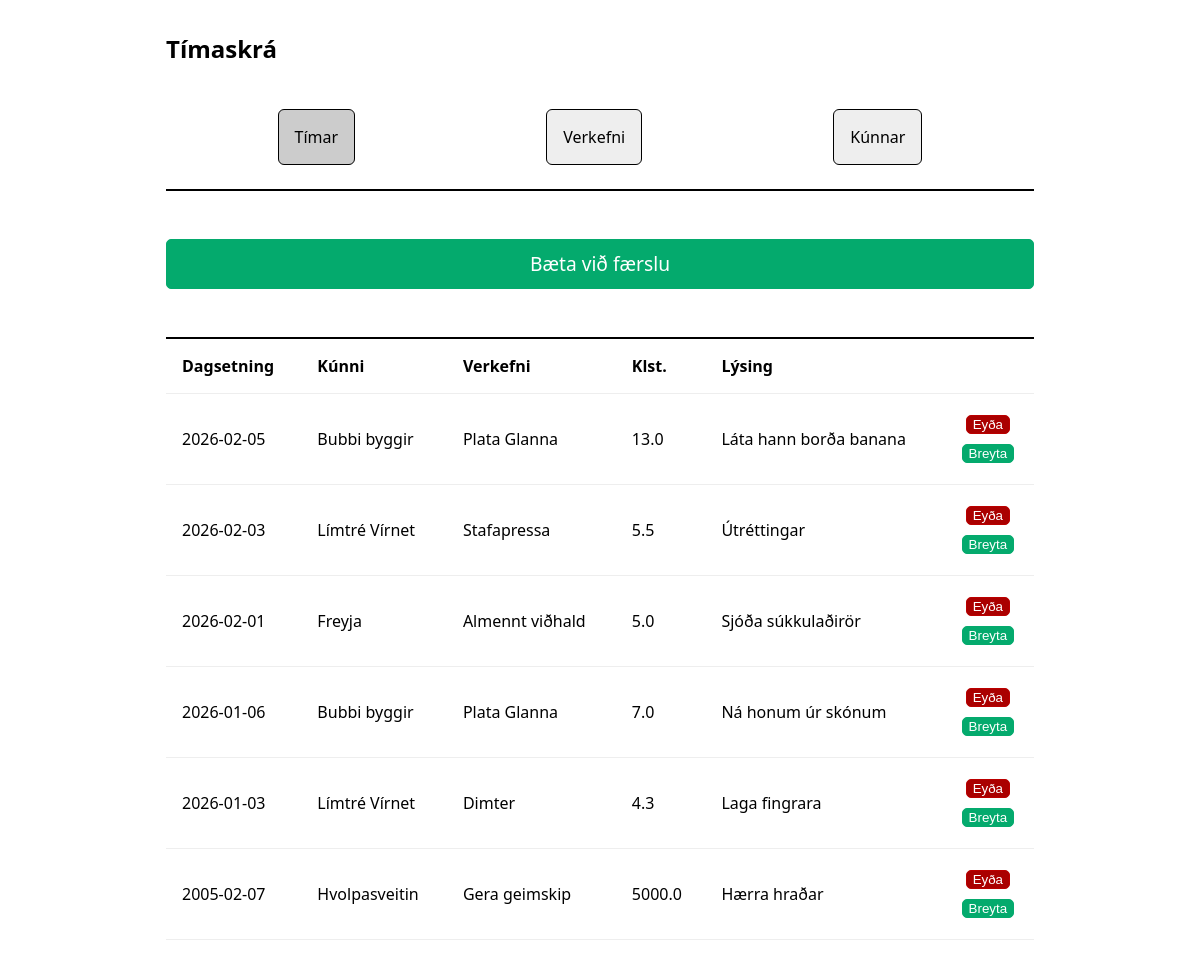
Screenshot of /hours with the database file from the repository.
### models/models.py (models this page shows)
class Hour(db.Model):
    __tablename__ = 'hours'
    id = db.Column(db.Integer, primary_key=True)
    client_id = db.Column(db.Integer, db.ForeignKey('clients.id'), nullable=False)
    project_id = db.Column(db.Integer, db.ForeignKey('projects.id'), nullable=False)
    date = db.Column(db.Date, nullable=False)
    hours = db.Column(db.Float, nullable=False)
    description = db.Column(db.String(1000))
    client = db.relationship('Client', backref='hours')
    project = db.relationship('Project', backref='hours')

class Client(db.Model):
    __tablename__ = 'clients'
    id = db.Column(db.Integer, primary_key=True)
    name = db.Column(db.String(200), nullable=False, unique=True)

class Project(db.Model):
    __tablename__ = 'projects'
    id = db.Column(db.Integer, primary_key=True)
    client_id = db.Column(db.Integer, db.ForeignKey('clients.id'), nullable=False)
    description = db.Column(db.String(500), nullable=False)
    __table_args__ = (
        UniqueConstraint('client_id', 'description', name='uq_client_description'),
    )
    client = db.relationship('Client', backref='projects')

### routes/hours.py (the view)
@bp.route('/hours', methods=['GET', 'POST'])
def hours():
    return render_template(
        'hours.html',
        hours=Hour.query.order_by(Hour.date.desc()).all(),
        active='hours',
        navs=navs
    )

### templates/hours.html
{% extends "base.html" %}
{% block content %}
<div class="row">
    <a class="post" href="/form_hours">Bæta við færslu</a>
</div>
{% if hours %}
<table>
  <tr>
    <th>Dagsetning</th>
    <th>Kúnni</th>
    <th>Verkefni</th>
    <th>Klst.</th>
    <th>Lýsing</th>
    <th></th>
  </tr>
  {% for h in hours %}
  <tr>
    <td>{{ h.date }}</td>
    <td>{{ h.client.name }}</td>
    <td>{{ h.project.description or "-" }}</td>
    <td>{{ h.hours }}</td>
    <td>{{ h.description or "-" }}</td>
    <td>
      <div class="column">
        <form method="POST"
              action="{{ url_for('hours.delete_item', id=h.id) }}"
              onsubmit="return confirm('Eyða þessari færslu?\n {{h.date}}\n {{h.client.name}}\n {{ h.project.description}}\n {{h.hours}}\n {{h.description}}');">
          <button type="submit" class="delete">Eyða</button>
        </form>
        <form  action="{{ url_for('hours.edit', id=h.id) }}">
          <button type="submit" class="edit">Breyta</button>
        </form>
      </div>
    </td>
  </tr>
  {% endfor %}
</table>
{% else %}
<p>Engir tímar skráðir.</p>
{% endif %}
{% endblock %}

### static/style.css (style rules this page uses)
html { box-sizing: border-box; }
*, *:before, *:after { box-sizing: inherit; }
body { font-family: system-ui, -apple-system, sans-serif; max-width: 900px; margin: 2em auto; padding: 0 1em; }
.column { display: flex; flex-direction: column; align-content: center; justify-content: center; }
.column form { display: flex; justify-content: center; }
.row { display: flex; width: 100%; justify-content: flex-start; flex-direction: column; margin-top: 0.5em; }
.row .post { flex-basis: 100%; width: 100%; text-align: center; }
a.post { text-decoration: none; }
.row * { font-size: 1.2rem; min-height: 50px; align-content: center; border-radius: 5px; }
.post { margin: 2rem auto; }
.post, .edit { background-color: #04AA6D; border: 1px solid #04AA6D; }
.post, .edit, .delete { border-radius: 5px; color: white; cursor: pointer; }
.edit, .delete { margin: 5px 0; }
.delete { background-color: #AA0000; border: 1px solid #BB0000; }
@media all and (min-width: 600px) { .row { flex-direction: row; align-items: baseline; margin-top: 1em; } }
@media all and (min-width: 600px) { .row * { font-size: 1.2rem; flex-basis: 75%; width: 100%; min-height: 50px; } }
table { width: 100%; border-top: 2px solid black; border-collapse: collapse; margin-top: 1rem; }
th, td { border-bottom: 1px solid #eee; padding: 1rem; text-align: left; }

### rows the page displays
Hour: date "2026-02-05", client.name "Bubbi byggir", project "Plata Glanna", hours "13.0", description "Láta hann borða banana"
Hour: date "2026-02-03", client.name "Límtré Vírnet", project "Stafapressa", hours "5.5", description "Útréttingar"
Hour: date "2026-02-01", client.name "Freyja", project "Almennt viðhald", hours "5.0", description "Sjóða súkkulaðirör"
Hour: date "2026-01-06", client.name "Bubbi byggir", project "Plata Glanna", hours "7.0", description "Ná honum úr skónum"
Hour: date "2026-01-03", client.name "Límtré Vírnet", project "Dimter", hours "4.3", description "Laga fingrara"
Hour: date "2005-02-07", client.name "Hvolpasveitin", project "Gera geimskip", hours "5000.0", description "Hærra hraðar"

### other values shown
{{ navs[nav] }} "Tímar" "Verkefni" "Kúnnar"
